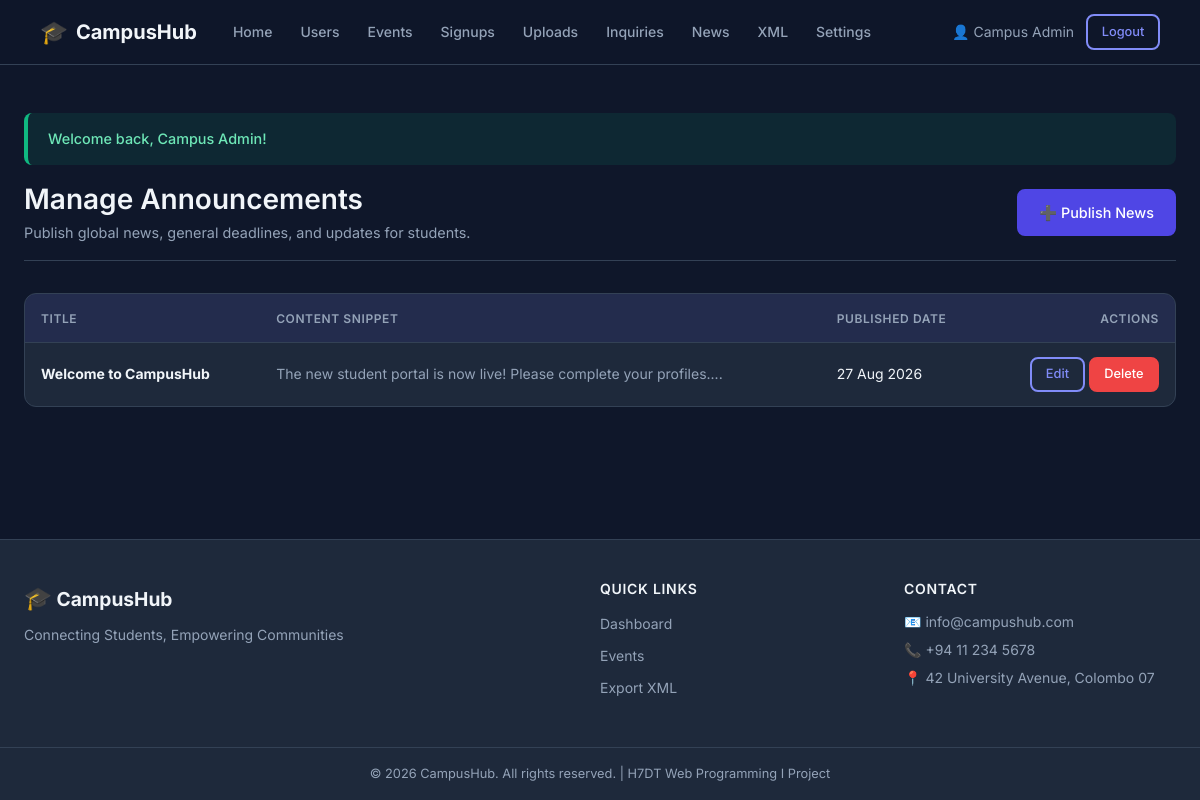
The app's page /admin/manage_announcements.php (signed in) with its own data.
### tables this page shows
CREATE TABLE `announcements` (
  `id` int(11) NOT NULL AUTO_INCREMENT,
  `title` varchar(200) NOT NULL,
  `content` text NOT NULL,
  `created_at` timestamp NOT NULL DEFAULT current_timestamp(),
  PRIMARY KEY (`id`)
);

### admin/manage_announcements.php (the view, shortened to what this page needs)
<?php
require_once '../includes/functions.php';
require_once '../includes/db_connect.php';
$action = $_GET['action'] ?? 'list';
$announcements = [];
if ($action === 'list') {
    try {
        $announcements = $pdo->query("SELECT * FROM announcements ORDER BY created_at DESC")->fetchAll();
    } catch (PDOException $e) {
        error_log("Failed to fetch announcements: " . $e->getMessage());
    }
}
include '../includes/header.php';
?>
<div class="page-header">
    <div>
        <h1>Manage Announcements</h1>
        <p>Publish global news, general deadlines, and updates for students.</p>
    </div>
    <?php if ($action === 'list'): ?>
        <a href="manage_announcements.php?action=add" class="btn btn-primary">➕ Publish News</a>
    <?php else: ?>
        <a href="manage_announcements.php" class="btn btn-outline">⬅️ Back to List</a>
    <?php endif; ?>
</div>
<?php if ($action === 'list'): ?>
    <div class="table-wrapper">
        <table>
            <thead>
                <tr>
                    <th>Title</th>
                    <th>Content Snippet</th>
                    <th>Published Date</th>
                    <th class="text-right">Actions</th>
                </tr>
            </thead>
            <tbody>
                <?php if (empty($announcements)): ?>
                    <tr>
                        <td colspan="4" class="text-center text-muted">No announcements listed.</td>
                    </tr>
                <?php else: ?>
                    <?php foreach ($announcements as $a): ?>
                        <tr>
                            <td><strong><?= sanitize($a['title']) ?></strong></td>
                            <td class="text-muted"><?= sanitize(substr($a['content'], 0, 80)) ?>...</td>
                            <td><?= formatDate($a['created_at'], 'd M Y') ?></td>
                            <td class="text-right">
                                <a href="manage_announcements.php?action=edit&id=<?= $a['id'] ?>" class="btn btn-outline btn-sm">Edit</a>
                                <a href="manage_announcements.php?action=delete&id=<?= $a['id'] ?>" class="btn btn-danger btn-sm" onclick="return confirm('Delete this announcement?');">Delete</a>
                            </td>
                        </tr>
                    <?php endforeach; ?>
                <?php endif; ?>
            </tbody>
        </table>
    </div>
<?php endif; ?>
<?php include '../includes/footer.php'; ?>

### assets/css/style.css (style rules this page uses)
:root { --primary: #4f46e5; --primary-dark: #3730a3; --primary-light: #818cf8; --secondary: #06b6d4; --accent: #f59e0b; --success: #10b981; --error: #ef4444; --warning: #f59e0b; --info: #3b82f6; --bg: #0f172a; --bg-card: #1e293b; --bg-card-hover: #253147; --border: #334155; --text: #f1f5f9; --text-muted: #94a3b8; --text-dark: #0f172a; --font: 'Inter', sans-serif; --radius: 12px; --radius-sm: 8px; --radius-lg: 20px; --shadow: 0 4px 24px rgba(0,0,0,0.4); --shadow-sm: 0 2px 8px rgba(0,0,0,0.3); --transition: 0.25s ease; }
*, *::before, *::after { box-sizing: border-box; margin: 0; padding: 0; }
html { scroll-behavior: smooth; }
body { font-family: var(--font); background-color: var(--bg); color: var(--text); line-height: 1.6; min-height: 100vh; display: flex; flex-direction: column; }
a { color: var(--primary-light); text-decoration: none; transition: color var(--transition); }
h1, h2, h3, h4, h5 { line-height: 1.3; font-weight: 600; }
.btn { display: inline-flex; align-items: center; justify-content: center; gap: 0.4rem; padding: 0.6rem 1.25rem; border-radius: var(--radius-sm); font-family: var(--font); font-size: 0.9rem; font-weight: 500; cursor: pointer; border: 2px solid transparent; transition: all var(--transition); white-space: nowrap; }
.btn-primary { background: var(--primary); color: #fff; border-color: var(--primary); }
.btn-outline { background: transparent; color: var(--primary-light); border-color: var(--primary-light); }
.btn-danger { background: var(--error); color: #fff; border-color: var(--error); }
.btn-sm { padding: 0.35rem 0.85rem; font-size: 0.8rem; }
.page-header { display: flex; align-items: center; justify-content: space-between; margin-bottom: 2rem; padding-bottom: 1rem; border-bottom: 1px solid var(--border); }
.page-header h1 { font-size: 1.75rem; }
.page-header p { color: var(--text-muted); font-size: 0.9rem; margin-top: 0.25rem; }
.table-wrapper { background: var(--bg-card); border: 1px solid var(--border); border-radius: var(--radius); overflow: hidden; overflow-x: auto; }
table { width: 100%; border-collapse: collapse; font-size: 0.875rem; }
thead th { background: rgba(79,70,229,0.1); color: var(--text-muted); font-weight: 600; text-transform: uppercase; font-size: 0.75rem; letter-spacing: 0.05em; padding: 0.9rem 1rem; text-align: left; border-bottom: 1px solid var(--border); }
tbody tr { border-bottom: 1px solid var(--border); transition: background var(--transition); }
tbody tr:last-child { border-bottom: none; }
tbody td { padding: 0.85rem 1rem; color: var(--text); vertical-align: middle; }
.text-right { text-align: right; }
.text-muted { color: var(--text-muted); }

### records on screen
announcements: title "Welcome to CampusHub", content "The new student portal is now live! Please complete your profiles.", created_at "27 Aug 2026"

### other values on screen
$_SESSION['full_name'] "Campus Admin"
$message "Welcome back, Campus Admin!"
